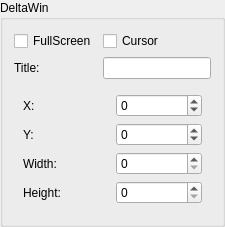
         <widget class="QGroupBox" name="winGroupBox">
          <property name="title">
           <string>DeltaWin</string>
          </property>
          <layout class="QGridLayout" name="gridLayout_11">
           <item row="0" column="0">
            <widget class="QCheckBox" name="winFullscreenToggle">
             <property name="text">
              <string>FullScreen</string>
             </property>
            </widget>
           </item>
           <item row="0" column="1">
            <widget class="QCheckBox" name="winCursorToggle">
             <property name="text">
              <string>Cursor</string>
             </property>
            </widget>
           </item>
           <item row="1" column="0">
            <widget class="QLabel" name="label_22">
             <property name="text">
              <string>Title:</string>
             </property>
            </widget>
           </item>
           <item row="1" column="1">
            <widget class="QLineEdit" name="winTitleEdit"/>
           </item>
           <item row="2" column="0" colspan="2">
            <widget class="QWidget" name="widget_4" native="true">
             <layout class="QGridLayout" name="gridLayout_10">
              <item row="0" column="1">
               <widget class="QSpinBox" name="winXEdit">
                <property name="minimum">
                 <number>-5000</number>
                </property>
                <property name="maximum">
                 <number>5000</number>
                </property>
               </widget>
              </item>
              <item row="1" column="1">
               <widget class="QSpinBox" name="winYEdit">
                <property name="minimum">
                 <number>-5000</number>
                </property>
                <property name="maximum">
                 <number>5000</number>
                </property>
               </widget>
              </item>
              <item row="0" column="0">
               <widget class="QLabel" name="label_23">
                <property name="text">
                 <string>X:</string>
                </property>
               </widget>
              </item>
              <item row="1" column="0">
               <widget class="QLabel" name="label_24">
                <property name="text">
                 <string>Y:</string>
                </property>
               </widget>
              </item>
              <item row="2" column="1">
               <widget class="QSpinBox" name="winWidthEdit">
                <property name="maximum">
                 <number>5000</number>
                </property>
               </widget>
              </item>
              <item row="3" column="1">
               <widget class="QSpinBox" name="winHeightEdit">
                <property name="maximum">
                 <number>5000</number>
                </property>
               </widget>
              </item>
              <item row="2" column="0">
               <widget class="QLabel" name="label_25">
                <property name="text">
                 <string>Width:</string>
                </property>
               </widget>
              </item>
              <item row="3" column="0">
               <widget class="QLabel" name="label_26">
                <property name="text">
                 <string>Height:</string>
                </property>
               </widget>
              </item>
             </layout>
            </widget>
           </item>
          </layout>
         </widget>
